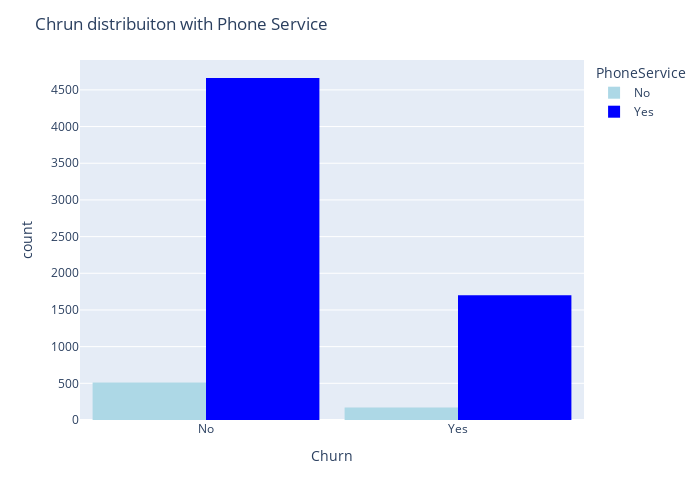

The notebook cell this image was saved under:
### Code cell
color = {"Yes": 'blue', "No": 'lightblue'}
fig = px.histogram(df, x="Churn", color="PhoneService", barmode="group", color_discrete_map=color)
fig.update_layout(width=700, height=500, bargap=0.1)
fig.update_layout(title='Chrun distribuiton with Phone Service')
fig.show()

### Figure 1 — Plotly figure (JSON) as saved in the notebook; plotly's stock layout.template omitted (floating-point values rounded to 4 significant figures; data arrays with more than 128 entries replaced by an {"elided": "..."} marker saying what was removed)
{"data": [{"alignmentgroup": "True", "bingroup": "x", "hovertemplate": "PhoneService=No<br>Churn=%{x}<br>count=%{y}<extra></extra>", "legendgroup": "No", "marker": {"color": "lightblue", "pattern": {"shape": ""}}, "name": "No", "offsetgroup": "No", "orientation": "v", "showlegend": true, "type": "histogram", "x": {"elided": "682 str values"}, "xaxis": "x", "yaxis": "y"}, {"alignmentgroup": "True", "bingroup": "x", "hovertemplate": "PhoneService=Yes<br>Churn=%{x}<br>count=%{y}<extra></extra>", "legendgroup": "Yes", "marker": {"color": "blue", "pattern": {"shape": ""}}, "name": "Yes", "offsetgroup": "Yes", "orientation": "v", "showlegend": true, "type": "histogram", "x": {"elided": "6361 str values"}, "xaxis": "x", "yaxis": "y"}], "layout": {"bargap": 0.1, "barmode": "group", "height": 500, "legend": {"title": {"text": "PhoneService"}, "tracegroupgap": 0}, "margin": {"t": 60}, "title": {"text": "Chrun distribuiton with Phone Service"}, "width": 700, "xaxis": {"anchor": "y", "domain": [0, 1], "title": {"text": "Churn"}}, "yaxis": {"anchor": "x", "domain": [0, 1], "title": {"text": "count"}}}}
